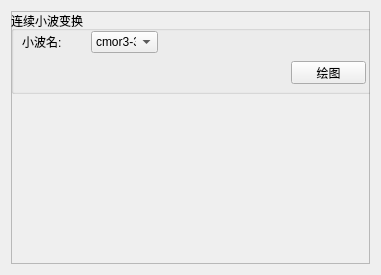
    <widget class="QWidget" name="page_5">
     <property name="geometry">
      <rect>
       <x>0</x>
       <y>0</y>
       <width>381</width>
       <height>275</height>
      </rect>
     </property>
     <attribute name="label">
      <string>5.时频分析</string>
     </attribute>
     <layout class="QGridLayout" name="gridLayout_9">
      <item row="0" column="0">
       <widget class="QFrame" name="frame_5">
        <property name="frameShape">
         <enum>QFrame::StyledPanel</enum>
        </property>
        <property name="frameShadow">
         <enum>QFrame::Raised</enum>
        </property>
        <widget class="QGroupBox" name="groupBox_6">
         <property name="geometry">
          <rect>
           <x>0</x>
           <y>0</y>
           <width>361</width>
           <height>83</height>
          </rect>
         </property>
         <property name="title">
          <string>连续小波变换</string>
         </property>
         <widget class="QComboBox" name="comboBox_wave_name">
          <property name="geometry">
           <rect>
            <x>80</x>
            <y>20</y>
            <width>67</width>
            <height>22</height>
           </rect>
          </property>
          <property name="currentText">
           <string>cmor3-3</string>
          </property>
          <item>
           <property name="text">
            <string>cmor3-3</string>
           </property>
          </item>
          <item>
           <property name="text">
            <string>cgau8</string>
           </property>
          </item>
         </widget>
         <widget class="QPushButton" name="pushButton_plt_wavelets_trans">
          <property name="geometry">
           <rect>
            <x>280</x>
            <y>50</y>
            <width>75</width>
            <height>23</height>
           </rect>
          </property>
          <property name="sizePolicy">
           <sizepolicy hsizetype="Maximum" vsizetype="Fixed">
            <horstretch>0</horstretch>
            <verstretch>0</verstretch>
           </sizepolicy>
          </property>
          <property name="text">
           <string>绘图</string>
          </property>
         </widget>
         <widget class="QLabel" name="label_wave_name">
          <property name="geometry">
           <rect>
            <x>11</x>
            <y>23</y>
            <width>54</width>
            <height>16</height>
           </rect>
          </property>
          <property name="text">
           <string>小波名:</string>
          </property>
         </widget>
        </widget>
       </widget>
      </item>
     </layout>
    </widget>
